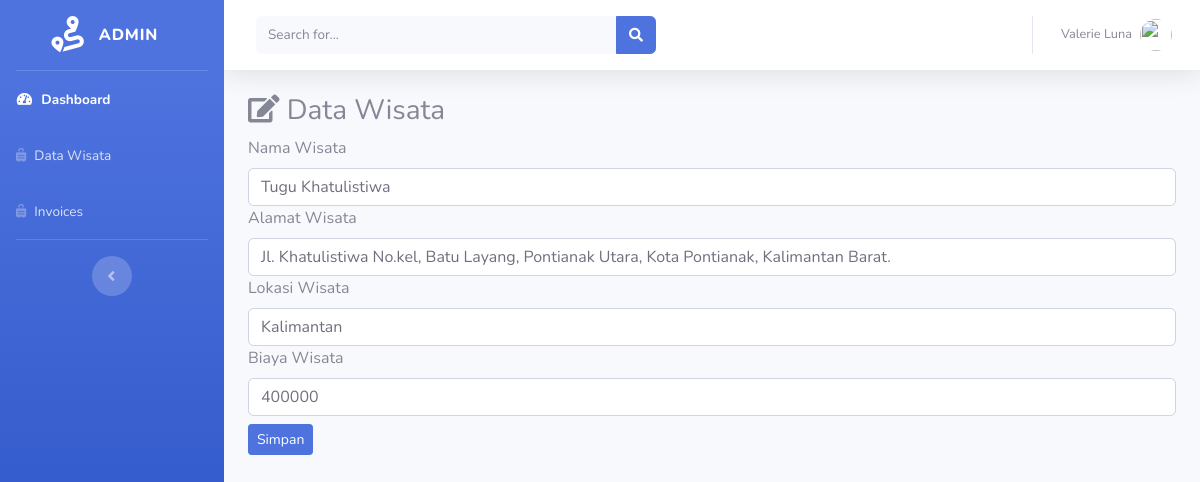
The page /admin/data_wisata/edit/5 on the database its author committed.
### tables this page shows
CREATE TABLE `tb_wisata` (
  `id_wisata` int(11) NOT NULL,
  `nama_wisata` varchar(500) NOT NULL,
  `alamat_wisata` varchar(900) NOT NULL,
  `lokasi_wisata` varchar(900) NOT NULL,
  `biaya_wisata` int(255) NOT NULL,
  `gambar_wisata` text NOT NULL
);

### application/controllers/admin/data_wisata.php (called while the page is built, shortened)
<?php
class Data_wisata extends CI_Controller
{
    public function edit($id_wisata)
    {
        $where = array('id_wisata' => $id_wisata);
        $data['wisata'] = $this->model_wisata->edit_wisata($where, 'tb_wisata')->result();
        $this->load->view('templates_admin/header');
        $this->load->view('templates_admin/sidebar');
        $this->load->view('admin/edit_wisata', $data);
        $this->load->view('templates_admin/footer');
    }
}

### index.php (called while the page is built, shortened)
<?php
require_once BASEPATH.'core/CodeIgniter.php';

### application/models/model_wisata.php (called while the page is built, shortened)
<?php
class model_wisata extends CI_Model
{
    public function edit_wisata($where, $table)
    {
        return $this->db->get_where($table, $where);
    }
}

### application/views/admin/edit_wisata.php (the view, shortened to what this page needs)
<div class="container-fluid">
    <h3><i class="fas fa-edit"></i> Data Wisata</h3>
    <?php foreach ($wisata as $wst) : ?>
        <form method="post" action="<?php echo base_url() . 'admin/data_wisata/update' ?>">
            <div class="for-group">
                <label>Nama Wisata</label>
                <input type="text" name="nama_wisata" class="form-control" value="<?php echo $wst->nama_wisata ?>">
            </div>
            <div class="for-group">
                <label>Alamat Wisata</label>
                <input type="text" name="alamat_wisata" class="form-control" value="<?php echo $wst->alamat_wisata ?>">
            </div>
            <div class="for-group">
                <label>Lokasi Wisata</label>
                <input type="text" name="lokasi_wisata" class="form-control" value="<?php echo $wst->lokasi_wisata ?>">
            </div>
            <div class="for-group">
                <label>Biaya Wisata</label>
                <input type="text" name="biaya_wisata" class="form-control" value="<?php echo $wst->biaya_wisata ?>">
            </div>
            <button type="submit" class="btn btn-primary btn-sm mt-2">Simpan</button>
        </form>
    <?php endforeach; ?>
</div>

### rows shown on the page
tb_wisata: nama_wisata "Tugu Khatulistiwa", alamat_wisata "Jl. Khatulistiwa No.kel, Batu Layang, Pontianak Utara, Kota Pontianak, Kalimantan Barat.", lokasi_wisata "Kalimantan", biaya_wisata "400000"
